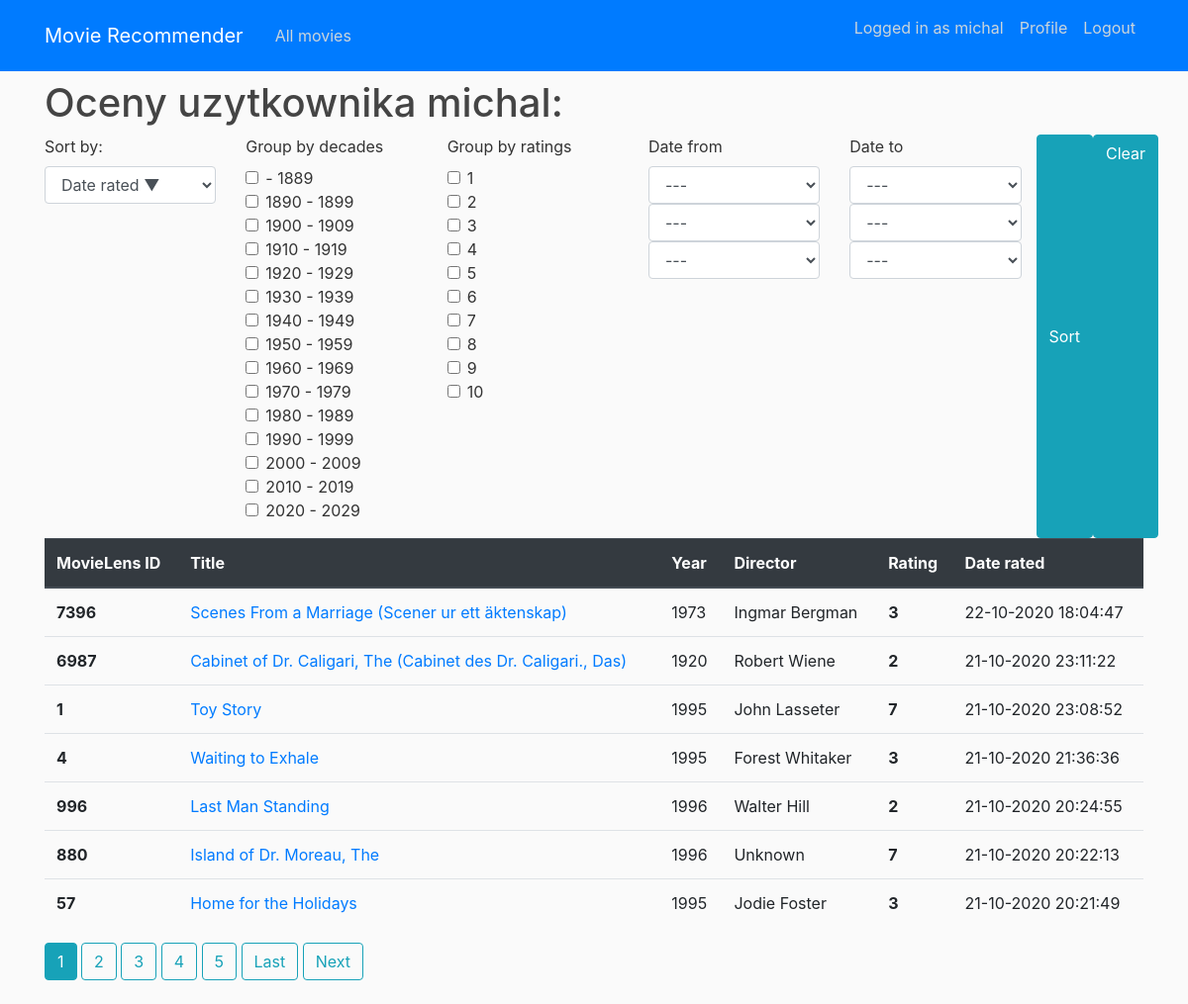
Screenshot of /profile/?sort_by=-date_rated&page=1 (signed in) with the database file from the repository.
### recommender/models.py (models this page shows, shortened)
class Rating(models.Model):
    movielens_id = models.ForeignKey(Movie, to_field='movielens_id', on_delete=models.CASCADE)
    who_rated = models.ForeignKey(User, on_delete=models.CASCADE)
    value = models.PositiveSmallIntegerField(validators=[MinValueValidator(1), MaxValueValidator(10)])
    date_rated = models.DateTimeField(default=timezone.now)
    class Meta:
        constraints = [models.UniqueConstraint(fields=['movielens_id', 'who_rated'], name='No multiple ratings')]

class Movie(models.Model):
    movielens_id = models.IntegerField(unique=True)
    imdb_id = models.IntegerField()
    tmdb_id = models.IntegerField()
    title = models.CharField(max_length=200)
    year_released = models.IntegerField()
    director = models.CharField(max_length=100)

### recommender/views.py (the view)
# urls.py: path('profile/', RatingListView.as_view(), name='profile'),
class RatingListView(LoginRequiredMixin, ListView):
    model = Movie
    template_name = 'recommender/profile.html'
    context_object_name = 'ratings'
    paginate_by = 7
    ordering = '-date_rated'
    def get_queryset(self):
        self.get_grouping()
        print(self.extra_context)
        ordering = self.get_ordering()
        if ordering:
            if 'value' in ordering or 'date_rated' in ordering:
                return self.request.user.rating_set.all().order_by(ordering)
            else:
                if ordering.startswith('-'):
                    return self.request.user.rating_set.all().order_by(f'-movielens_id__{self.get_ordering()[1:]}')
                else:
                    return self.request.user.rating_set.all().order_by(f'movielens_id__{self.get_ordering()}')
        else:
            return self.request.user.rating_set.all()
    def get_grouping(self):
        if self.request.GET.__contains__('group_by_decades'):
            decades = list(map(int, self.request.GET.getlist('group_by_decades')))
            self.extra_context = {'group_by_decades': decades}
            return decades
        if self.request.GET.__contains__('group_by_ratings'):
            pass
        else:
            return None
    def get_ordering(self):
        if self.request.GET.__contains__('sort_by'):
            ordering = self.request.GET['sort_by']
        else:
            ordering = super().get_ordering()
        return ordering
    def get_context_data(self, *, object_list=None, **kwargs):
        context = super().get_context_data(**kwargs)
        context['form_sorting_grouping'] = MovieRatingSortForm(self.request.GET)
        context['sort_by'] = self.get_ordering()
        self.get_grouping()
        return context

### recommender/forms.py
class MovieRatingSortForm(forms.Form):
    def __init__(self, *args, **kwargs):
        super().__init__(*args, **kwargs)
        self.fields['sort_by'].label = 'Sort by:'
    SORTING_OPTIONS = SORTING_OPTIONS[:2] + SORTING_OPTIONS[6:] + (
    ('value', 'Rating \u25B2'),
    ('-value', 'Rating \u25BC'),
    ('date_rated', 'Date rated \u25B2'),
    ('-date_rated', 'Date rated \u25BC'))
    possible_ratings = [i for i in range(1, 11)]
    RATING_CHOICES = (tuple(zip(possible_ratings, possible_ratings)))
    sort_by = forms.ChoiceField(choices=SORTING_OPTIONS, required=False)
    group_by_ratings = forms.MultipleChoiceField(choices=RATING_CHOICES, widget=forms.CheckboxSelectMultiple, required=False)
    group_by_decades = forms.MultipleChoiceField(choices=DECADE_CHOICES, widget=forms.CheckboxSelectMultiple, required=False)
    date_from = forms.DateField(widget=forms.SelectDateWidget, required=False)
    date_to = forms.DateField(widget=forms.SelectDateWidget, required=False)

### recommender/templates/recommender/profile.html (shortened to what this page needs)
{% extends 'recommender/base.html' %}
{% load crispy_forms_tags %}
{% block content %}
    <h1>Oceny uzytkownika {{user.username}}:</h1>
    <div class="row">
        <div class="col">
            <form method="get">
            {{form_sorting_grouping.sort_by|as_crispy_field}}
        </div>
        <div class="col">
            {{form_sorting_grouping.group_by_decades|as_crispy_field }}
        </div>
        <div class="col">
            {{form_sorting_grouping.group_by_ratings|as_crispy_field }}
        </div>
        <div class="col">
            {{form_sorting_grouping.date_from|as_crispy_field }}
        </div>
        <div class="col">
            {{form_sorting_grouping.date_to|as_crispy_field }}
        </div>
              <button class="btn btn-info" type="submit">Sort</button>
                <a class="btn btn-info" href="{%url 'profile'%}">Clear</a>
        </div>
    <table class="table table-hover">
      <thead class="thead-dark">
        <tr>
          <th scope="col">MovieLens ID</th>
          <th scope="col">Title</th>
          <th scope="col">Year</th>
          <th scope="col">Director</th>
          <th scope="col">Rating</th>
          <th scope="col">Date rated</th>
        </tr>
      </thead>
      <tbody>
        {% for rating in ratings %}
        <tr>
            <th scope="row">{{rating.movielens_id.movielens_id}}</th>
            <td><a href="{% url 'movie_detail' rating.movielens_id.id %}">{{rating.movielens_id.title}}</a></td>
            <td>{{rating.movielens_id.year_released}}</td>
            <td>{{rating.movielens_id.director}}</td>
            <td class="font-weight-bold">{{rating.value}}</td>
            <td> {{rating.date_rated | date:"d-m-Y H:i:s" }}</td>
        </tr>
        {% endfor %}
      </tbody>
    </table>
    {% include 'recommender/pagination.html' %}
{% endblock content %}

### recommender/templates/recommender/base.html (shortened to what this page needs)
 {% load static %}
<!DOCTYPE html>
<html lang="en" xmlns="http://www.w3.org/1999/html">
<head>
    <link rel="stylesheet" href="https://stackpath.bootstrapcdn.com/bootstrap/4.5.2/css/bootstrap.min.css">
    <link rel="stylesheet" type="text/css" href="{%static 'recommender/main.css'%}">
</head>
<body>
     <header class="site-header">
      <nav class="navbar navbar-expand-md navbar-dark bg-primary fixed-top">
        <div class="container">
          <a class="navbar-brand mr-4" href="{%url 'homepage'%}">Movie Recommender</a>
          <div class="collapse navbar-collapse" id="navbarToggle">
            <div class="navbar-nav mr-auto">
              <a class="nav-item nav-link" href="{%url 'all_movies'%}">All movies</a>
            </div>
            <div class="navbar-nav">
               {% if user.is_authenticated %}
                  <p class="nav-item nav-link">Logged in as {{user.username}}</p>
                   <a class="nav-item nav-link" href="{%url 'profile'%}">Profile</a>
                   <a class="nav-item nav-link" href="{%url 'logout'%}">Logout</a>
                {% else %}
                  <a class="nav-item nav-link" href="{%url 'login'%}">Login</a>
                  <a class="nav-item nav-link" href="{%url 'register'%}">Register</a>
                {% endif %}
            </div>
          </div>
        </div>
      </nav>
    </header>
   <main role="main" class="container">
      <div class="row">
        <div class="col">
         {% block content %}{% endblock %}
        </div>
      </div>
    </main>
</body>
</html>

### recommender/static/recommender/main.css (style rules this page uses)
body { background: #fafafa; color: #333333; margin-top: 5rem; }
h1, h2, h3, h4, h5, h6 { color: #444444; }
.site-header .navbar-nav .nav-link { color: #cbd5db; }

### rows the page displays
Rating: movielens_id.movielens_id "7396", movielens_id "Scenes From a Marriage (Scener ur ett äktenskap)", movielens_id.year_released "1973", movielens_id.director "Ingmar Bergman", value "3", date_rated "22-10-2020 18:04:47"
Rating: movielens_id.movielens_id "6987", movielens_id "Cabinet of Dr. Caligari, The (Cabinet des Dr. Caligari., Das)", movielens_id.year_released "1920", movielens_id.director "Robert Wiene", value "2", date_rated "21-10-2020 23:11:22"
Rating: movielens_id.movielens_id "1", movielens_id "Toy Story", movielens_id.year_released "1995", movielens_id.director "John Lasseter", value "7", date_rated "21-10-2020 23:08:52"
Rating: movielens_id.movielens_id "4", movielens_id "Waiting to Exhale", movielens_id.year_released "1995", movielens_id.director "Forest Whitaker", value "3", date_rated "21-10-2020 21:36:36"
Rating: movielens_id.movielens_id "996", movielens_id "Last Man Standing", movielens_id.year_released "1996", movielens_id.director "Walter Hill", value "2", date_rated "21-10-2020 20:24:55"
Rating: movielens_id.movielens_id "880", movielens_id "Island of Dr. Moreau, The", movielens_id.year_released "1996", movielens_id.director "Unknown", value "7", date_rated "21-10-2020 20:22:13"
Rating: movielens_id.movielens_id "57", movielens_id "Home for the Holidays", movielens_id.year_released "1995", movielens_id.director "Jodie Foster", value "3", date_rated "21-10-2020 20:21:49"

### other values shown
{{ user.username }} "michal"
{{ num }} "1"
{{ num }} "2" "3" "4" "5"
